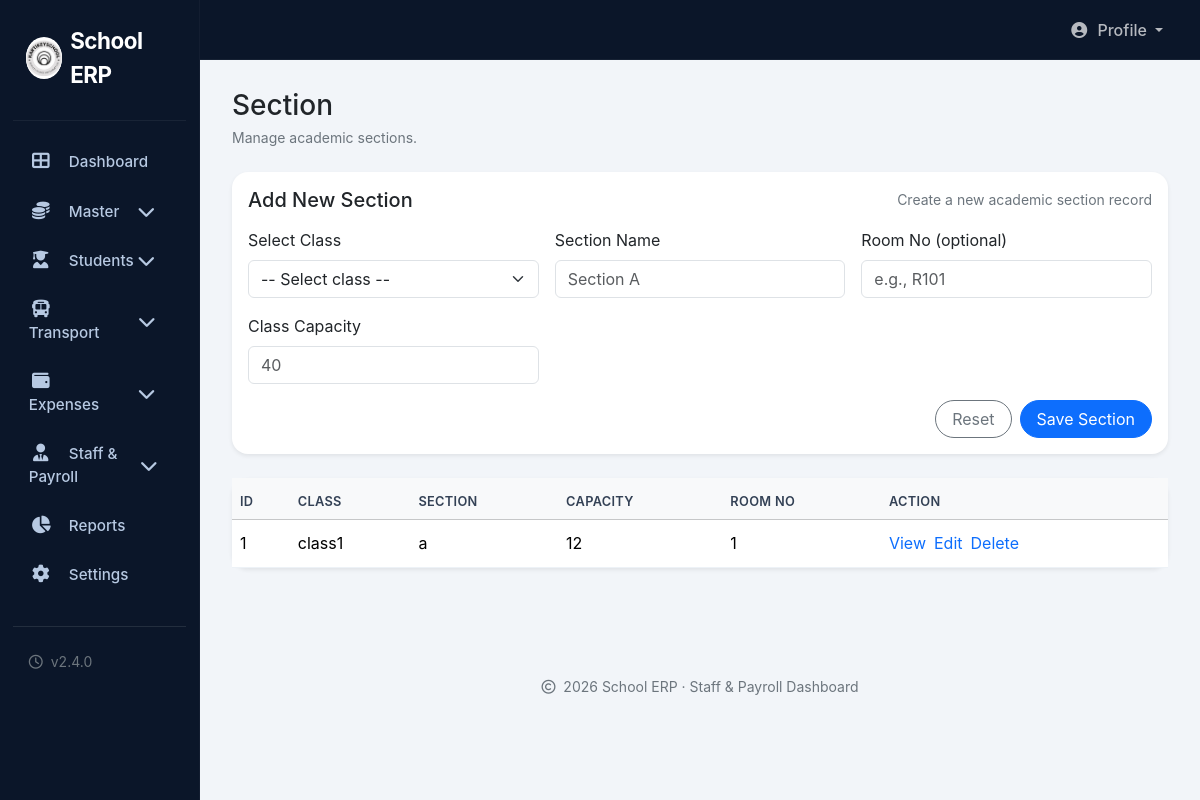
Screenshot of /admin/section.php (signed in) with the database file from the repository.
### tables this page shows
CREATE TABLE `sections` (
  `id` int(11) NOT NULL,
  `class_id` int(11) NOT NULL,
  `section_name` varchar(20) NOT NULL,
  `room_no` varchar(20) DEFAULT NULL
);

CREATE TABLE `classes` (
  `id` int(11) NOT NULL,
  `class_name` varchar(50) NOT NULL,
  `student_capacity` int(11) DEFAULT 0,
  `status` enum('Active','Inactive') DEFAULT 'Active',
  `created_at` timestamp NOT NULL DEFAULT current_timestamp()
);

### admin/section.php (the view, shortened to what this page needs)
<?php
include '../config/config.php';
$error = '';
try {
    $stmt = $conn->query("SELECT s.*, c.class_name, c.student_capacity FROM sections s LEFT JOIN classes c ON s.class_id = c.id ORDER BY s.id DESC");
    $sections = $stmt->fetchAll(PDO::FETCH_ASSOC);
} catch (Exception $e) {
    $sections = [];
    if ($error === '') $error = 'Failed to load sections.';
}
include 'includes/header.php';
?>
<div class="main-content">
    <div class="d-flex justify-content-between align-items-center flex-wrap gap-3 mb-4">
        <div>
            <h3 class="mb-1">Section</h3>
            <div class="text-secondary small">Manage academic sections.</div>
        </div>
    </div>
    <div class="card border-0 rounded-4 shadow-sm mb-4">
        <div class="card-body">
            <div class="d-flex align-items-center justify-content-between flex-wrap gap-2 mb-3">
                <h5 class="mb-0">Add New Section</h5>
                <span class="text-secondary small">Create a new academic section record</span>
            </div>
            <form class="row g-3" method="post">
                <div class="col-md-4">
                    <label class="form-label">Select Class</label>
                    <select id="class_select" class="form-select" name="class_id" required>
                        <option value="">-- Select class --</option>
                    </select>
                </div>
                <div class="col-md-4">
                    <label class="form-label">Section Name</label>
                    <input id="section_name_input" type="text" class="form-control" name="section_name" placeholder="Section A" required>
                </div>
                <div class="col-md-4">
                    <label class="form-label">Room No (optional)</label>
                    <input id="room_no_input" type="text" class="form-control" name="room_no" placeholder="e.g., R101">
                </div>
                <div class="col-md-4">
                    <label class="form-label">Class Capacity</label>
                    <input id="student_capacity_input" type="number" class="form-control" name="student_capacity_display" placeholder="40" min="0" readonly>
                </div>
                <div class="col-12 d-flex justify-content-end gap-2">
                    <button type="reset" class="btn btn-outline-secondary rounded-pill px-3">Reset</button>
                    <button type="submit" class="btn btn-primary rounded-pill px-3">Save Section</button>
                </div>
            </form>
        </div>
    </div>
    <div class="card border-0 rounded-4 shadow-sm">
        <div class="card-body p-0">
            <div class="table-responsive">
                <table class="table table-custom align-middle mb-0">
                    <thead class="table-light">
                        <tr>
                            <th>id</th>
                            <th>Class</th>
                            <th>Section</th>
                            <th>Capacity</th>
                            <th>Room No</th>
                            <th>Action</th>
                        </tr>
                    </thead>
                    <tbody>
                        <?php if (!empty($sections)): ?>
                            <?php foreach ($sections as $row): ?>
                                <tr>
                                    <td><?php echo (int)($row['id'] ?? 0); ?></td>
                                    <td><?php echo htmlspecialchars($row['class_name'] ?? ''); ?></td>
                                    <td><?php echo htmlspecialchars($row['section_name'] ?? ''); ?></td>
                                    <td><?php echo htmlspecialchars($row['student_capacity'] ?? ''); ?></td>
                                    <td><?php echo htmlspecialchars($row['room_no'] ?? ''); ?></td>
                                    <td>
                                        <div class="d-flex gap-2">
                                            <a href="view_section.php?id=<?php echo urlencode($row['id']); ?>" class="text-primary text-decoration-none">View</a>
                                            <a href="edit_section.php?id=<?php echo urlencode($row['id']); ?>" class="text-primary text-decoration-none">Edit</a>
                                            <a href="delete_section.php?id=<?php echo urlencode($row['id']); ?>" class="text-primary text-decoration-none" onclick="return confirm('Delete this section?')">Delete</a>
                                        </div>
                                    </td>
                                </tr>
                            <?php endforeach; ?>
                        <?php else: ?>
                            <tr>
                                <td colspan="6" class="text-center">No sections found.</td>
                            </tr>
                        <?php endif; ?>
                    </tbody>
                </table>
            </div>
        </div>
    </div>
</div>
<?php include 'includes/footer.php'; ?>

### admin/style/ok.css (style rules this page uses)
* { box-sizing: border-box; }
body { background: #f2f5f9; font-family: 'Inter', system-ui, -apple-system, sans-serif; height: 100vh; overflow-x: hidden; }
.main-content { flex: 1; padding: 1.8rem 2rem 2rem 2rem; background: #f2f5f9; }
.table-custom th { border-top: none; font-weight: 600; color: #334155; font-size: 0.8rem; text-transform: uppercase; letter-spacing: 0.3px; padding: 0.9rem 0.5rem 0.5rem 0.5rem; }
.table-custom td { padding: 0.7rem 0.5rem; vertical-align: middle; border-color: #edf2f7; }

### rows the page displays
sections: id "1", class.class_name "class1", section_name "a", class.student_capacity "12", room_no "1"
